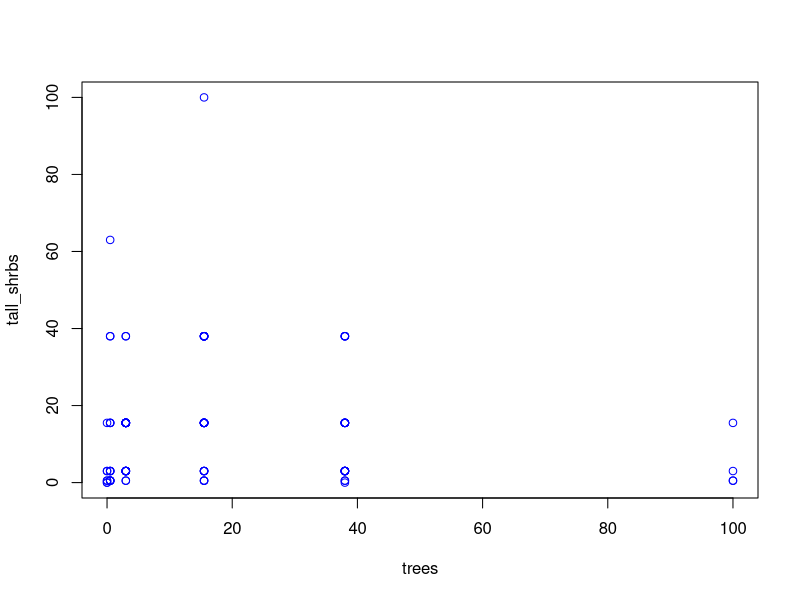
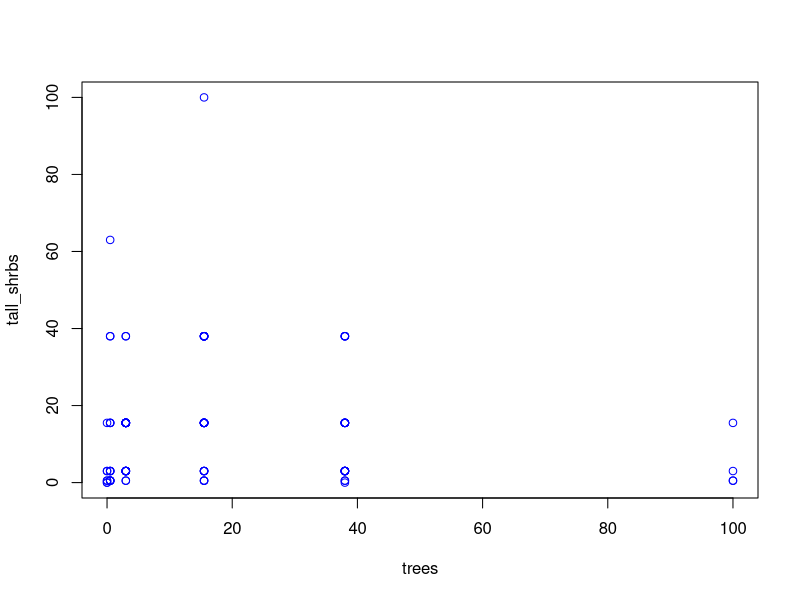

Write R code to recreate these figures, in order.
## ---- chunk 1
knitr::opts_chunk$set(echo = FALSE, message = FALSE, warning = FALSE)
## ---- chunk 2
require(ade4)
require(here)
library(tidyverse)
library(stringr)
## ---- chunk 3
d.hab = read.csv(here::here("data","processed", "d.hab.txt"), sep = ";", dec = ".")
## ---- chunk 4
# draw the plot
plot(tall_shrbs ~ trees, col = "blue", data = d.hab)

# save the plot 
jpeg(here::here("outputs", "figures", "plot.test.jpeg"), 
     width = 15, height =12, units="cm", quality=75, res=300)
plot(tall_shrbs ~ trees, col = "blue", data = d.hab)
dev.off()
